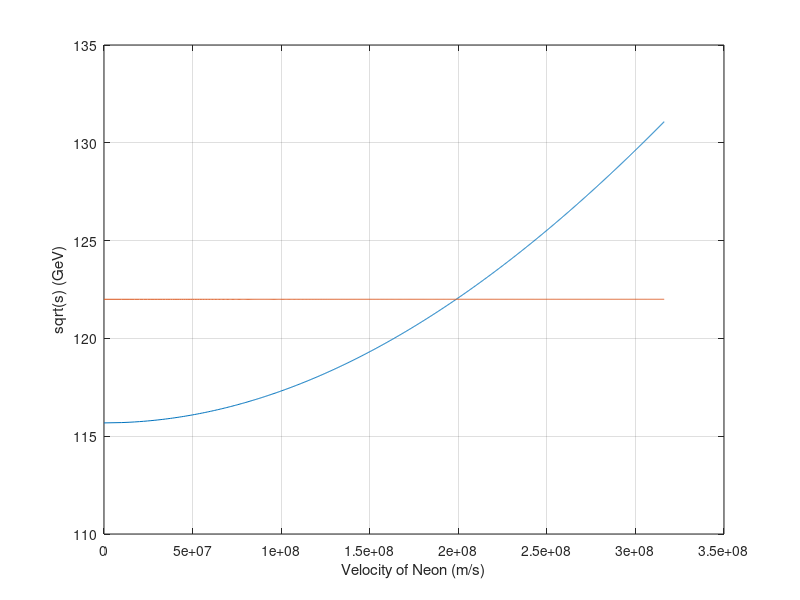

Source code (MATLAB):
%% Plot energy of collision data
% Prove validity of assumption that Neon gas is at rest

mP= 0.93;           % Units of GeV
mNe = 19;           % Units of GeV
EkP = 7000;         % Units of GeV
EkNe = linspace(0,100,1000);       % Units of GeV
sqrtS = sqrt(mP^2 + mNe^2 + 2*EkP*mP + 2.*EkNe.*mNe);
velocity = sqrt(EkNe*1.6e-19*1e8.*2./(20*1.6e-27));
line = ones(1,1000)*122;
plot(velocity,sqrtS)
hold on
plot(velocity, line)
set(gca,'FontSize',10)
xlabel("Velocity of Neon (m/s)")
ylabel("sqrt(s) (GeV)")
grid on
hold off